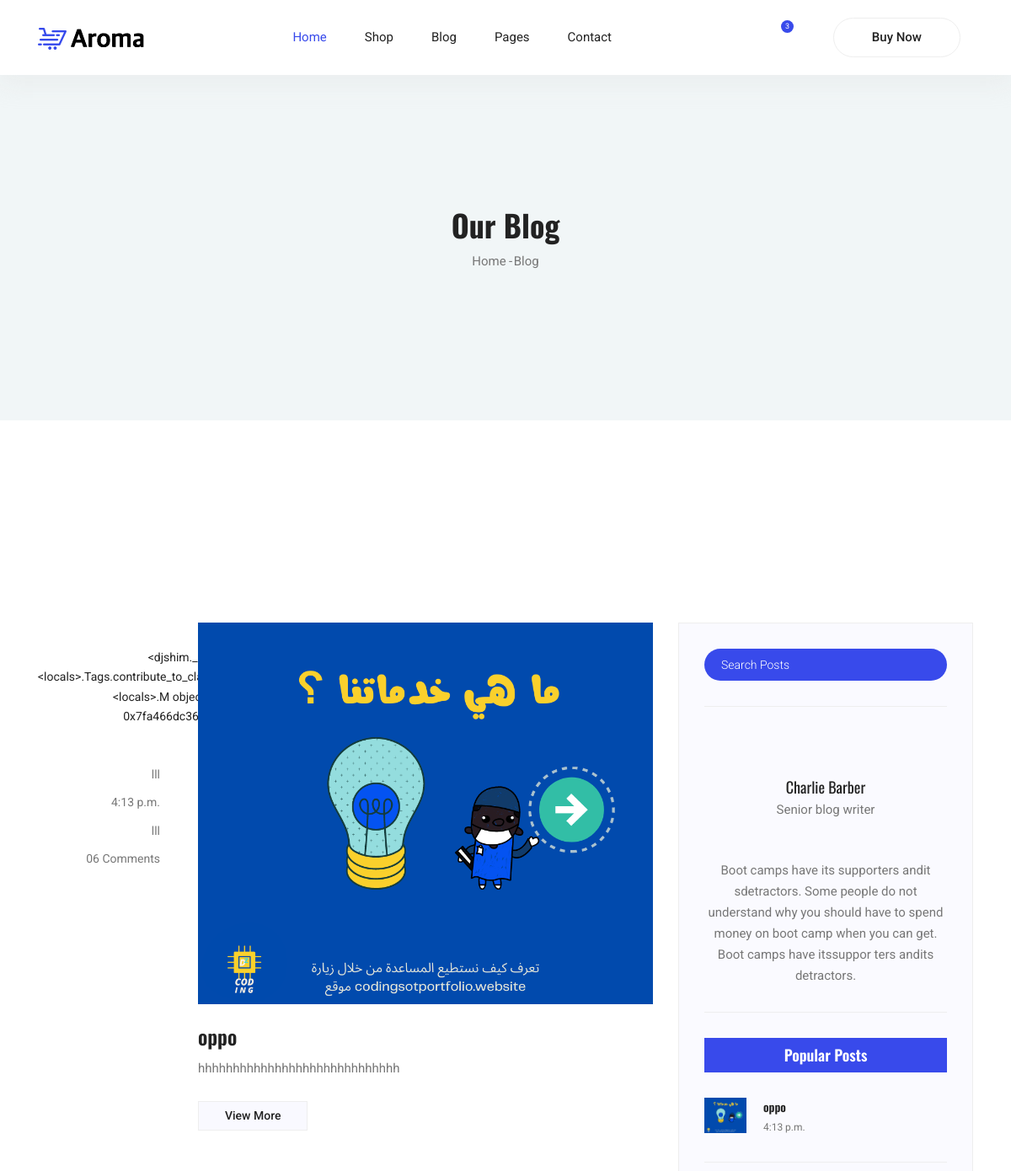
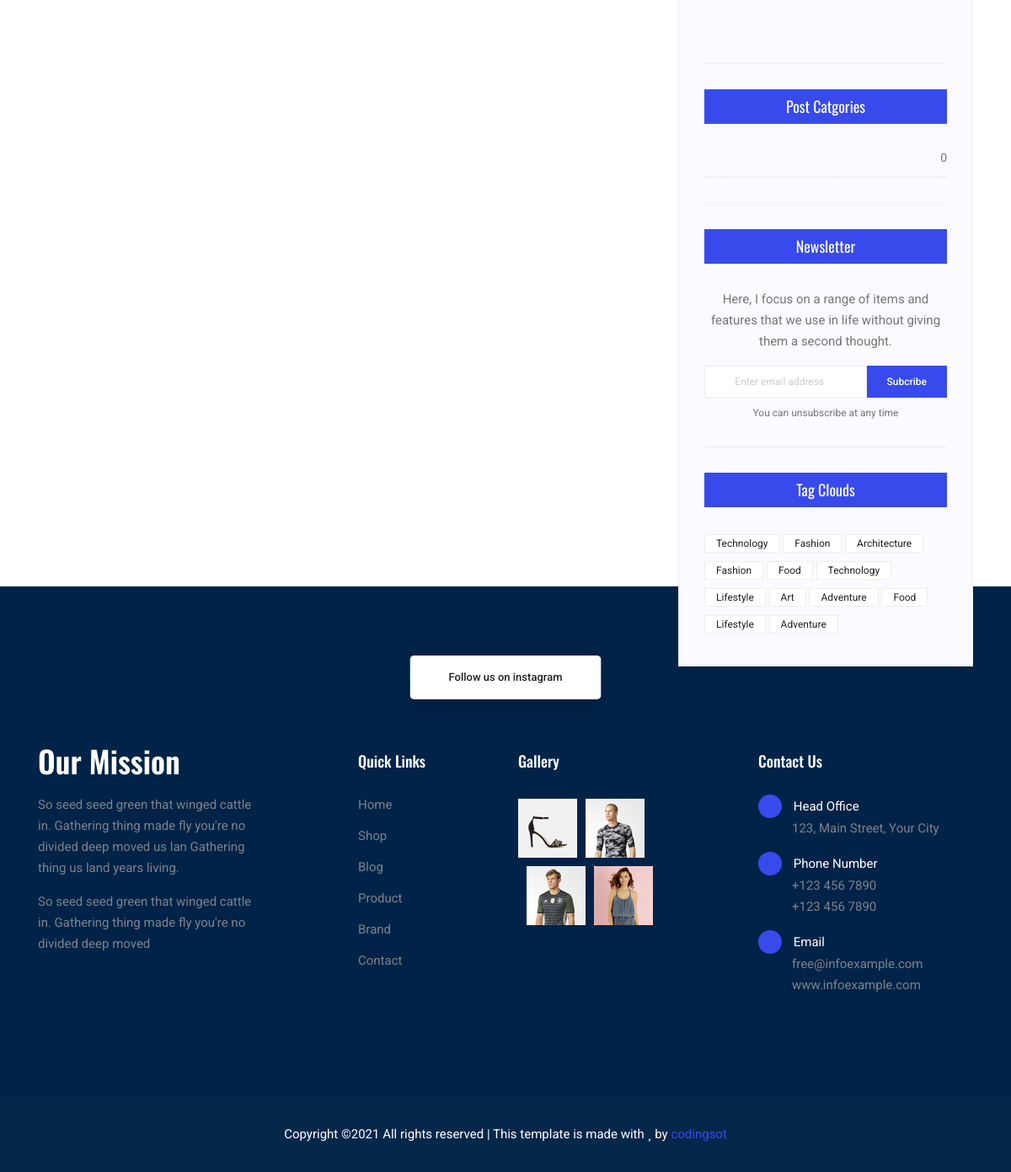
Screenshot of /blog/ with the database file from the repository (2 pictures, top to bottom).
### blog/models.py (models this page shows, shortened)
class Post(models.Model):
    title = models.CharField(max_length=250)
    photo_post = models.ImageField(upload_to='photosblog', null=True, blank=True)
    photo_secondary = models.ImageField(upload_to='photosblog', null=True, blank=True)
    photo_final = models.ImageField(upload_to='photosblog', null=True, blank=True)
    content = models.TextField()
    photo_description = models.TextField(max_length=300, null=True, blank=True)
    content_under = models.TextField(max_length=500, null=True, blank=True)
    active = models.BooleanField(default=True)
    date_created  = models.TimeField(default=datetime.now)
    slug = models.SlugField( ('slug'), null=True, blank=True)
    category = models.ForeignKey(Category, on_delete=models.PROTECT, null=True, blank=True)
    tags = TaggableManager()
    author  = models.CharField(max_length=300, blank=True)
    author_description  = models.CharField(max_length=150, blank=True)
    photo_author = models.ImageField(upload_to='photosblog', null=True, blank=True)

### blog/views.py (the view)
# urls.py: path('', views.blog, name='blog'),
def  blog(request):
    blog_liste = Post.objects.all()
    paginator = Paginator(blog_liste, 2) # Show 25 contacts per page.
    page_number = request.GET.get('page')
    page_obj = paginator.get_page(page_number)
    context = {
        'category': Category.objects.all(),
        'posts': page_obj,
    }
    return render(request, 'blog/blog.html', context )

### templates/blog/blog.html (shortened to what this page needs)
 {% extends 'base.html' %}
 {% load static %}
 {% block content %}
  <section class="blog-banner-area" id="blog">
    <div class="container h-100">
      <div class="blog-banner">
        <div class="text-center">
          <h1>Our Blog</h1>
          <nav aria-label="breadcrumb" class="banner-breadcrumb">
            <ol class="breadcrumb">
              <li class="breadcrumb-item"><a href="#">Home</a></li>
              <li class="breadcrumb-item active" aria-current="page">Blog</li>
            </ol>
          </nav>
        </div>
      </div>
    </div>
  </section>
  <section class="blog_categorie_area">
  </section>
  <section class="blog_area">
      <div class="container">
          <div class="row">
              <div class="col-lg-8">
                  <div class="blog_left_sidebar">
                     {% for post in posts %}
                      <article class="row blog_item">
                          <div class="col-md-3">
                              <div class="blog_info text-right">
                                  <div class="post_tag">
                                      <a href="#">{{post.tags}}</a>
                                  </div>
                                  <ul class="blog_meta list">
                                      <li>
                                          <a href="#">{{post.author}}
                                              <i class="lnr lnr-user"></i>
                                          </a>
                                      </li>
                                      <li>
                                          <a href="#">{{post.date_created}}
                                              <i class="lnr lnr-calendar-full"></i>
                                          </a>
                                      </li>
                                      <li>
                                          <a href="#">{{post.author}}
                                              <i class="lnr lnr-eye"></i>
                                          </a>
                                      </li>
                                      <li>
                                          <a href="#">06 Comments
                                              <i class="lnr lnr-bubble"></i>
                                          </a>
                                      </li>
                                  </ul>
                              </div>
                          </div>
                          <div class="col-md-9">
                              <div class="blog_post">
                              {% if post.photo_post %}
                                  <img href =" {% url 'blogs:blogdetail' post.slug %}" src="{{post.photo_post.url}}" alt="">
                                  {% endif %}
                                  <div class="blog_details">
                                      <a href="{% url 'blogs:blogdetail' post.slug %}">
                                          <h2>{{post.title}}</h2>
                                      </a>
                                      <p>{{post.content_under}}</p>
                                      <a href="{% url 'blogs:blogdetail' post.slug %}" class="button button-blog">View More</a>
                                  </div>
                              </div>
                          </div>
                      </article>
                       {% endfor %}
                  </div>
              </div>
              <div class="col-lg-4">
                  <div class="blog_right_sidebar">
                      <aside class="single_sidebar_widget search_widget">
                          <div class="input-group">
                              <input type="text" class="form-control" placeholder="Search Posts">
                          </div>
                          <div class="br"></div>
                      </aside>
                      <aside class="single_sidebar_widget author_widget">
                          <h4>Charlie Barber</h4>
                          <p>Senior blog writer</p>
                          <div class="social_icon">
                              <a href="#">
                                  <i class="fab fa-facebook-f"></i>
                              </a>
                              <a href="#">
                                  <i class="fab fa-twitter"></i>
                              </a>
                              <a href="#">
                                  <i class="fab fa-github"></i>
                              </a>
                              <a href="#">
                                <i class="fab fa-behance"></i>
                              </a>
                          </div>
                          <p>Boot camps have its supporters andit sdetractors. Some people do not understand why you should
                              have to spend money on boot camp when you can get. Boot camps have itssuppor ters andits
                              detractors.
                          </p>
                          <div class="br"></div>
                      </aside>
                      <aside class="single_sidebar_widget popular_post_widget">
                          <h3 class="widget_title">Popular Posts</h3>
                          {% for post in posts|slice:'4' %}
                          <div class="media post_item", href="">
                                {% if post.photo_post %}
                                  <img style='width:50px' src="{{post.photo_post.url}}" alt="post">
                                  {% endif %}
                              <div class="media-body">
                                  <a href="{% url 'blogs:blogdetail' post.slug %}">
                                      <h3 >{{post.title}}</h3>
                                  </a>
                                  <p>{{post.date_created}}</p>
                              </div>
                          </div>
                          {% endfor %}
                          <div class="br"></div>
                      </aside>
                      <aside class="single_sidebar_widget ads_widget">
                          <div class="br"></div>
                      </aside>
                      <aside class="single_sidebar_widget post_category_widget">
                          <h4 class="widget_title">Post Catgories</h4>
                          <ul class="list cat-list">
                            {% for cat in posts|slice:'6'%}
                              <li>
                                  <a href="#" class="d-flex justify-content-between">
                                      <p>{{cat.category.name|length}}</p>
                                  </a>
                              </li>
                            {% endfor %}
                          </ul>
                          <div class="br"></div>
                      </aside>
                      <aside class="single-sidebar-widget newsletter_widget">
                          <h4 class="widget_title">Newsletter</h4>
                          <p>
                              Here, I focus on a range of items and features that we use in life without giving them a second thought.
                          </p>
                          <div class="form-group d-flex flex-row">
                              <div class="input-group">
                                  <div class="input-group-prepend">
                                      <div class="input-group-text">
                                          <i class="fa fa-envelope" aria-hidden="true"></i>
                                      </div>
                                  </div>
                                  <input type="text" class="form-control" id="inlineFormInputGroup" placeholder="Enter email address" onfocus="this.placeholder = ''"
                                      onblur="this.placeholder = 'Enter email'">
                              </div>
                              <a href="#" class="bbtns">Subcribe</a>
                          </div>
                          <p class="text-bottom">You can unsubscribe at any time</p>
                          <div class="br"></div>
                      </aside>
                      <aside class="single-sidebar-widget tag_cloud_widget">
                          <h4 class="widget_title">Tag Clouds</h4>
                          <ul class="list">
                              <li>
                                  <a href="#">Technology</a>
                              </li>
                              <li>
                                  <a href="#">Fashion</a>
                              </li>
                              <li>
                                  <a href="#">Architecture</a>
                              </li>
                              <li>
                                  <a href="#">Fashion</a>
                              </li>
                              <li>
                                  <a href="#">Food</a>
                              </li>
                              <li>
                                  <a href="#">Technology</a>
                              </li>
                              <li>
                                  <a href="#">Lifestyle</a>
                              </li>
                              <li>
                                  <a href="#">Art</a>
                              </li>
                              <li>
                                  <a href="#">Adventure</a>
                              </li>
                              <li>
                                  <a href="#">Food</a>
                              </li>
                              <li>
                                  <a href="#">Lifestyle</a>
                              </li>
                              <li>
                                  <a href="#">Adventure</a>
                              </li>
                          </ul>
                      </aside>
                  </div>
              </div>
          </div>
      </div>
  </section>
  <section class="instagram_area">
    <div class="container box_1620">
      <div class="insta_btn">
        <a class="btn theme_btn" href="#">Follow us on instagram</a>
      </div>
      <div class="instagram_image row m0">
        <a href="#"><img src=" {%static 'img/instagram/ins-1.jpg'  %}" alt=""></a>
        <a href="#"><img src=" {%static 'img/instagram/ins-2.jpg'  %}" alt=""></a>
        <a href="#"><img src=" {%static 'img/instagram/ins-3.jpg'  %}" alt=""></a>
        <a href="#"><img src=" {%static 'img/instagram/ins-4.jpg'  %}" alt=""></a>
        <a href="#"><img src=" {%static 'img/instagram/ins-5.jpg'  %}" alt=""></a>
        <a href="#"><img src=" {%static 'img/instagram/ins-6.jpg'  %}" alt=""></a>
      </div>
    </div>
  </section>
  {% endblock content %}

### rows the page displays
Post: tags "<djshim._attr.<locals>.Tags.contribute_to_class.<locals>.M object at 0x7fa466dc3610>", author "lll", date_created "4:13 p.m.", photo_post (picture), title "oppo", content_under "hhhhhhhhhhhhhhhhhhhhhhhhhhhhh", category.name|length "0"
